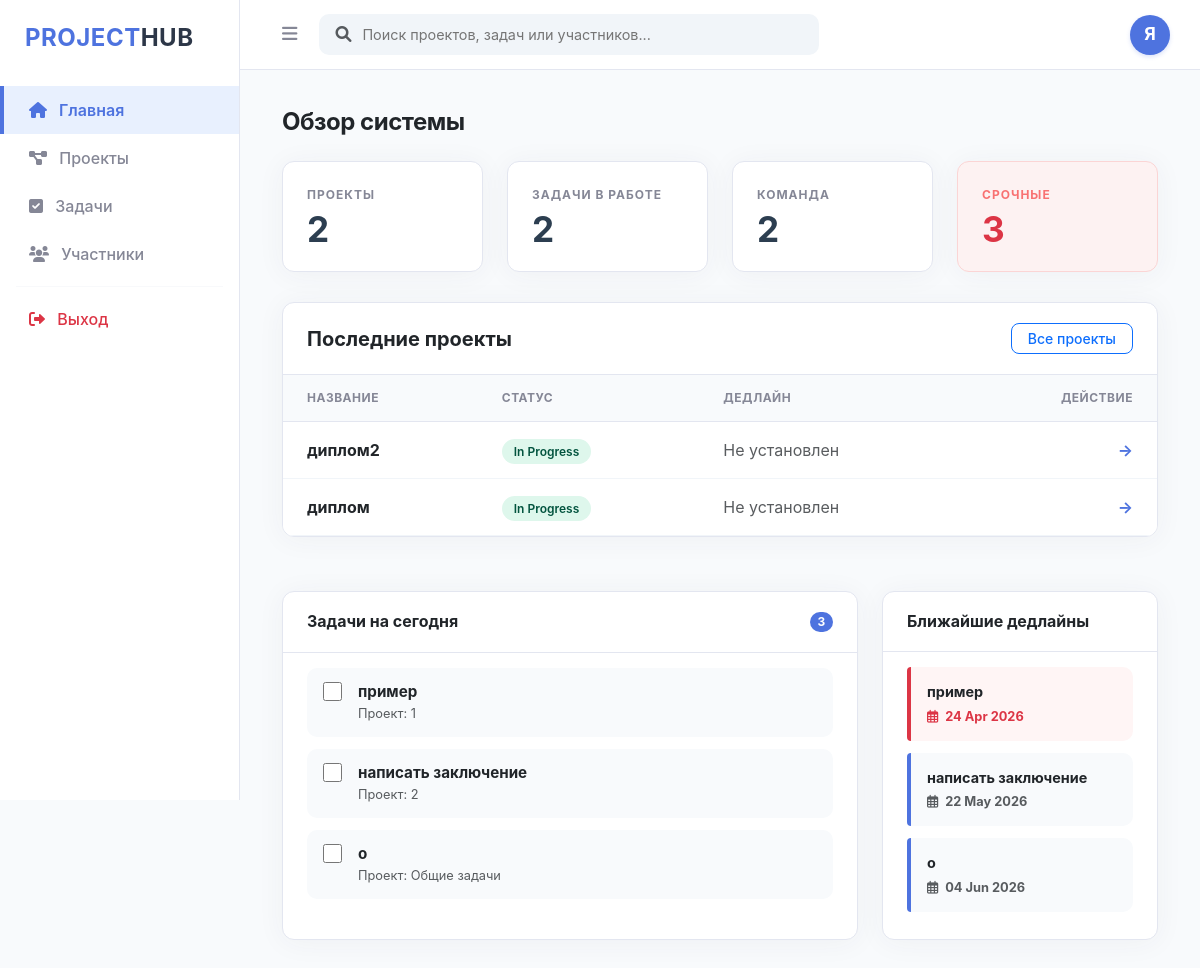
The page / (signed in) on the database its author committed.
### app/models/user.py (models this page shows)
class User(Base):
    __tablename__ = "users"
    id = Column(Integer, primary_key=True, index=True)
    username = Column(String, unique=True, index=True)
    email = Column(String, unique=True, index=True)
    hashed_password = Column(String)
    role = Column(String, default=UserRole.DEVELOPER.value)
    tasks = relationship("Task", back_populates="owner")
    projects = relationship("Project", back_populates="owner")

### app/models/project.py (models this page shows)
class Project(Base):
    __tablename__ = "projects"
    id = Column(Integer, primary_key=True, index=True)
    title = Column(String, nullable=False)
    description = Column(Text)
    status = Column(String, default="In Progress")
    deadline = Column(DateTime, nullable=True) # Новое поле для даты
    created_at = Column(DateTime, default=datetime.utcnow)
    owner_id = Column(Integer, ForeignKey("users.id"))
    owner = relationship("User", back_populates="projects")

### app/models/task.py (models this page shows)
class Task(Base):
    __tablename__ = "tasks"
    id = Column(Integer, primary_key=True, index=True)
    title = Column(String)
    status = Column(String, default="To Do")
    owner_id = Column(Integer, ForeignKey("users.id"))
    owner = relationship("User", back_populates="tasks")
    deadline = Column(Date, nullable=True)
    project_id = Column(Integer, ForeignKey("projects.id"))

### app/main.py (the view)
@app.get("/", response_class=HTMLResponse)
async def index_page(
    request: Request,
    db: Session = Depends(get_db),
    current_user: User = Depends(get_current_user)
):
    if not current_user:
        return RedirectResponse(url="/login", status_code=status.HTTP_303_SEE_OTHER)
    from app.models.task import Task
    from app.models.project import Project
    from app.models.user import User
    user_tasks = db.query(Task).all()
    user_projects = db.query(Project).all()
    total_users_count = db.query(User).count()
    active_statuses = ["В работе", "In Progress", "Нужно сделать", "To Do", "Приостановлено"]
    stats = {
        "projects": len(user_projects),
        "total_projects": len(user_projects),
        "tasks": len([t for t in user_tasks if t.status in active_statuses]),
        "total_tasks": len([t for t in user_tasks if t.status in active_statuses]),
        "users": total_users_count,
        "urgent": len([t for t in user_tasks if t.deadline and t.status not in ["Завершено", "Done"]])
    }
    recent_projects = db.query(Project).order_by(Project.id.desc()).limit(5).all()
    tasks_today = [t for t in user_tasks if t.status not in ["Завершено", "Done"]][:5]
    upcoming_deadlines = db.query(Task).filter(
        Task.status.notin_(["Завершено", "Done"]),
        Task.deadline != None
    ).order_by(Task.deadline.asc()).limit(5).all()
    return templates.TemplateResponse("index.html", {
        "request": request,
        "user": current_user,
        "stats": stats,
        "recent_projects": recent_projects,
        "tasks_today": tasks_today,
        "upcoming_deadlines": upcoming_deadlines
    })

### templates/index.html (shortened to what this page needs)
{% extends "base.html" %}
{% block content %}
<div class="container-fluid py-2">
    <div class="mb-4">
        <h2 class="h4 fw-bold text-dark" style="letter-spacing: -0.5px;">Обзор системы</h2>
    </div>
    <div class="row g-4">
        <div class="col-md-3">
            <div class="stat-card">
                <span class="stat-label">Проекты</span>
                <span class="stat-value">{{ stats.total_projects if stats.total_projects is defined else stats.projects }}</span>
            </div>
        </div>
        <div class="col-md-3">
            <div class="stat-card">
                <span class="stat-label">Задачи в работе</span>
                <span class="stat-value">{{ stats.total_tasks if stats.total_tasks is defined else stats.tasks }}</span>
            </div>
        </div>
        <div class="col-md-3">
    <div class="stat-card">
        <span class="stat-label">Команда</span>
        <span class="stat-value">
            {% if stats is mapping and stats.users is defined %}
                {{ stats.users }}
            {% elif stats.users is defined %}
                {{ stats.users }}
            {% else %}
                1
            {% endif %}
        </span>
    </div>
</div>
        <div class="col-md-3">
            <div class="stat-card stat-card-urgent">
                <span class="stat-label">Срочные</span>
                <span class="stat-value">{{ stats.urgent if stats.urgent is defined else '0' }}</span>
            </div>
        </div>
    </div>
    <div class="recent-section">
        <div class="section-header">
            <h3 class="h5 mb-0 fw-bold text-dark">Последние проекты</h3>
            <a href="/projects" class="btn btn-sm btn-outline-primary px-3" style="border-radius: 8px; font-weight: 500;">Все проекты</a>
        </div>
        <div class="table-responsive">
            <table class="table mb-0">
                <thead>
                    <tr>
                        <th>Название</th>
                        <th>Статус</th>
                        <th>Дедлайн</th>
                        <th class="text-end">Действие</th>
                    </tr>
                </thead>
                <tbody>
                    {% for project in recent_projects %}
                    <tr>
                        <td class="fw-bold text-dark">{{ project.title }}</td>
                        <td>
                            <span class="status-pill {% if project.status == 'Active' or project.status == 'В работе' %}status-active{% else %}status-new{% endif %}">
                                {{ project.status or 'Новый' }}
                            </span>
                        </td>
                        <td class="text-muted">
                            {{ project.deadline.strftime('%d.%m.%Y') if project.deadline else 'Не установлен' }}
                        </td>
                        <td class="text-end">
                            <a href="/projects" class="text-decoration-none fw-bold" style="color: var(--primary-blue);">→</a>
                        </td>
                    </tr>
                    {% else %}
                    <tr>
                        <td colspan="4" class="text-center py-5 text-muted small">
                            У вас пока нет созданных проектов.
                        </td>
                    </tr>
                    {% endfor %}
                </tbody>
            </table>
        </div>
    </div>
    <div class="row dashboard-lower-grid g-4">
        <div class="col-lg-8">
            <div class="info-block">
                <div class="info-header d-flex justify-content-between align-items-center">
                    <h3 class="h6 mb-0 fw-bold text-dark">Задачи на сегодня</h3>
                    <span class="badge rounded-pill px-2.5 py-1" style="background-color: var(--primary-blue); font-size: 0.75rem;">{{ tasks_today|length if tasks_today else 0 }}</span>
                </div>
                <div class="info-body">
                    {% for task in tasks_today %}
                    <div class="task-item-box">
                        <div class="me-3 pt-0.5">
                            <input type="checkbox" class="task-checkbox"
                                   onclick="toggleTask(this, 'task-text-{{ task.id }}')">
                        </div>
                        <div id="task-text-{{ task.id }}" class="flex-grow-1">
                            <div class="fw-bold text-dark" style="font-size: 0.95rem; line-height: 1.3;">
                                {{ task.title }}
                            </div>
                            <div class="text-muted" style="font-size: 0.8rem; margin-top: 2px;">
                                Проект: {{ task.project_id if task.project_id else 'Общие задачи' }}
                            </div>
                        </div>
                    </div>
                    {% else %}
                    <div class="py-5 text-center text-muted small">На сегодня задач нет. Отдохните!</div>
                    {% endfor %}
                </div>
            </div>
        </div>
        <div class="col-lg-4">
            <div class="info-block">
                <div class="info-header">
                    <h3 class="h6 mb-0 fw-bold text-dark">Ближайшие дедлайны</h3>
                </div>
                <div class="info-body">
                    {% for proj in upcoming_deadlines %}
                    <div class="deadline-item {% if loop.first %}deadline-urgent{% endif %}">
                        <span class="fw-bold text-dark d-block" style="font-size: 0.9rem;">{{ proj.title }}</span>
                        <small class="fw-bold mt-1 d-inline-block {% if loop.first %}text-danger{% else %}text-muted{% endif %}" style="font-size: 0.8rem;">
                            <i class="far fa-calendar-alt me-1"></i> {{ proj.deadline.strftime('%d %b %Y') if proj.deadline else '—' }}
                        </small>
                    </div>
                    {% else %}
                    <div class="py-5 text-center text-muted small">Срочных дедлайнов нет.</div>
                    {% endfor %}
                </div>
            </div>
        </div>
    </div>
</div>
{% endblock %}

### templates/base.html (shortened to what this page needs)
<!DOCTYPE html>
<html lang="ru">
<head>
    <link href="https://cdn.jsdelivr.net/npm/bootstrap@5.3.0/dist/css/bootstrap.min.css" rel="stylesheet">
    <link rel="stylesheet" href="https://cdnjs.cloudflare.com/ajax/libs/font-awesome/6.0.0/css/all.min.css">
</head>
<body>
    <div class="sidebar" id="sidebar">
        <div class="sidebar-brand">PROJECT<span>HUB</span></div>
        <nav class="nav flex-column">
            <a class="nav-link {% if request.url.path == '/' %}active{% endif %}" href="/">
                <i class="fas fa-home me-2"></i> Главная
            </a>
            <a class="nav-link {% if request.url.path == '/projects' %}active{% endif %}" href="/projects">
                <i class="fas fa-project-diagram me-2"></i> Проекты
            </a>
            <a class="nav-link {% if request.url.path.startswith('/tasks') %}active{% endif %}" href="/tasks">
                <i class="fas fa-check-square me-2"></i> Задачи
            </a>
            <a class="nav-link {% if request.url.path == '/users' %}active{% endif %}" href="/users">
                <i class="fas fa-users me-2"></i> Участники
            </a>
            <hr class="mx-3 my-2" style="color: #e3e6f0;">
            <a class="nav-link text-danger" href="/logout">
                <i class="fas fa-sign-out-alt me-2"></i> Выход
            </a>
        </nav>
    </div>
    <div class="topbar" id="topbar">
        <button id="toggleBtn">
            <i class="fas fa-bars"></i>
        </button>
        <div class="search-container" id="searchContainer">
            <form action="/search" method="get" class="w-100 position-relative">
                <i class="fas fa-search position-absolute top-50 start-0 translate-middle-y ms-3 text-muted" style="z-index: 5;"></i>
                <input type="text" id="searchInput" name="q" class="custom-search-input shadow-none"
                       placeholder="Поиск проектов, задач или участников..."
                       value="{{ query if query else '' }}">
            </form>
        </div>
        <div class="ms-auto dropdown profile-dropdown">
            <a href="#" class="d-flex align-items-center text-decoration-none dropdown-toggle" id="profileMenu" data-bs-toggle="dropdown" aria-expanded="false">
                <div class="profile-avatar">
                    {% if user %}{{ user.username[0] | upper }}{% else %}A{% endif %}
                </div>
            </a>
        </div>
    </div>
    <div class="main-content" id="mainContent">
        {% block content %}{% endblock %}
    </div>
</body>
</html>

### templates/base.html (style rules this page uses)
:root { --sidebar-width: 240px; --topbar-height: 70px; --primary-blue: #4e73df; --light-blue: #e8f0fe; --neutral-dark: #2c3e50; --neutral-gray: #858796; }
body { background-color: #f8fafc; font-family: 'Inter', sans-serif; margin: 0; overflow-x: hidden; }
.sidebar { width: var(--sidebar-width); height: 100vh; position: fixed; left: 0; top: 0; background: #ffffff; border-right: 1px solid #e3e6f0; padding-top: 20px; z-index: 1050; transition: transform 0.3s ease; }
.sidebar-brand { padding: 0 25px 30px; font-size: 1.5rem; font-weight: 700; color: var(--primary-blue); letter-spacing: 0.5px; }
.sidebar-brand span { color: #2d3748; }
.nav-link { padding: 12px 25px; color: var(--neutral-gray); font-weight: 500; transition: all 0.2s; text-decoration: none; display: block; border-left: 4px solid transparent; }
.nav-link i { transition: color 0.2s; }
.nav-link.active { color: var(--primary-blue); background: var(--light-blue); font-weight: 600; border-left-color: var(--primary-blue); }
.nav-link.active i { color: var(--primary-blue); }
.topbar { height: var(--topbar-height); margin-left: var(--sidebar-width); background: #ffffff; border-bottom: 1px solid #e3e6f0; display: flex; align-items: center; padding: 0 30px; position: sticky; top: 0; z-index: 1000; transition: margin-left 0.3s ease; }
#toggleBtn { color: var(--neutral-gray); border: none; background: transparent; font-size: 1.1rem; padding: 8px 12px; border-radius: 8px; transition: all 0.2s; }
.search-container { flex-grow: 1; max-width: 500px; margin-left: 10px; position: relative; }
.custom-search-input { width: 100%; padding: 9px 15px 9px 42px; background: #f1f5f9; border: 1px solid transparent; border-radius: 10px; font-size: 0.9rem; outline: none; transition: all 0.2s; }
.profile-dropdown .dropdown-toggle::after { display: none; }
.profile-avatar { width: 40px; height: 40px; background-color: var(--primary-blue); border-radius: 50%; color: white; display: flex; align-items: center; justify-content: center; font-weight: bold; font-size: 1.1rem; box-shadow: 0 2px 4px rgba(78, 115, 223, 0.2); }
.main-content { margin-left: var(--sidebar-width); padding: 30px; min-height: calc(100vh - var(--topbar-height)); transition: margin-left 0.3s ease; }

### rows shown on the page
User: username "Я"
Project: title "диплом2", status "In Progress", deadline "Не установлен"
Project: title "диплом", status "In Progress", deadline "Не установлен"
Task: title "пример", project "1", deadline "24 Apr 2026"
Task: title "написать заключение", project "2", deadline "22 May 2026"
Task: title "о", project_id "Общие задачи", deadline "04 Jun 2026"

### other values the page prints
{{ stats.total_tasks if stats.total_tasks is defined else stats.tasks }} "2"
{{ stats.users }} "2"
{{ stats.urgent if stats.urgent is defined else '0' }} "3"
{{ tasks_today|length if tasks_today else 0 }} "3"
